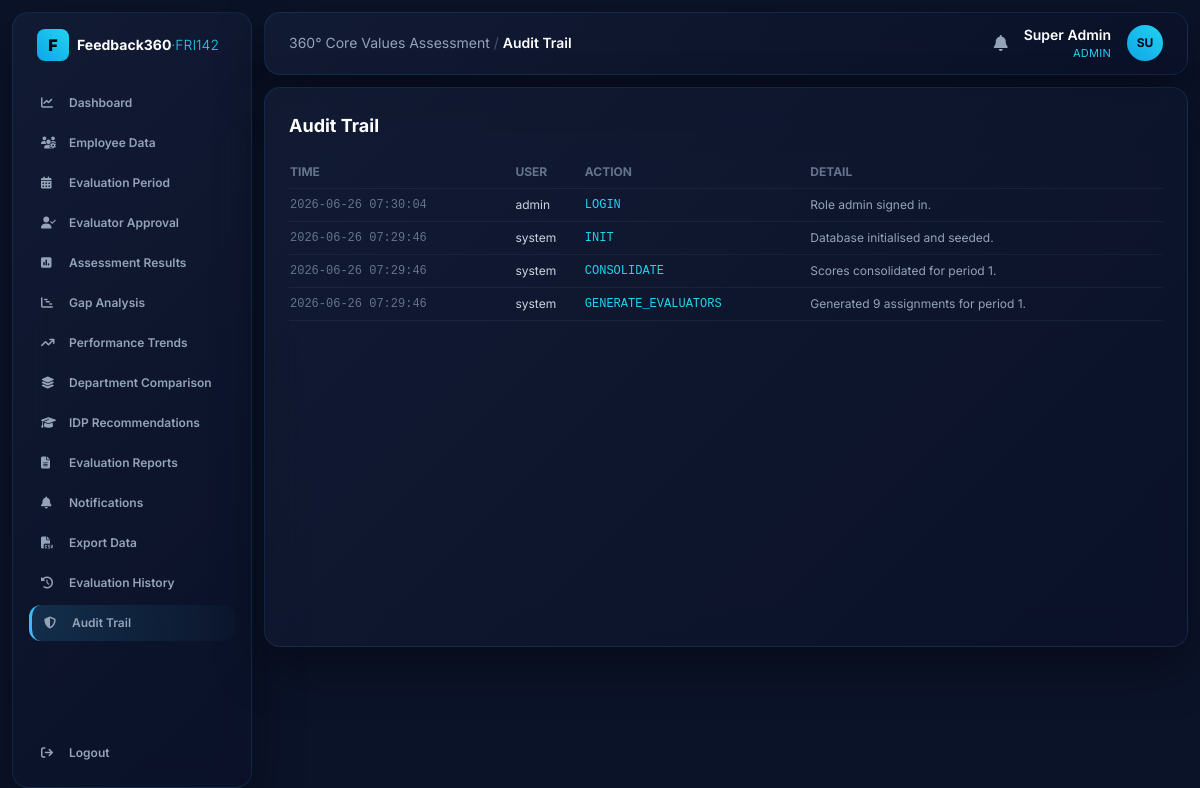
/audit (signed in), run on an earlier commit of the app's database.
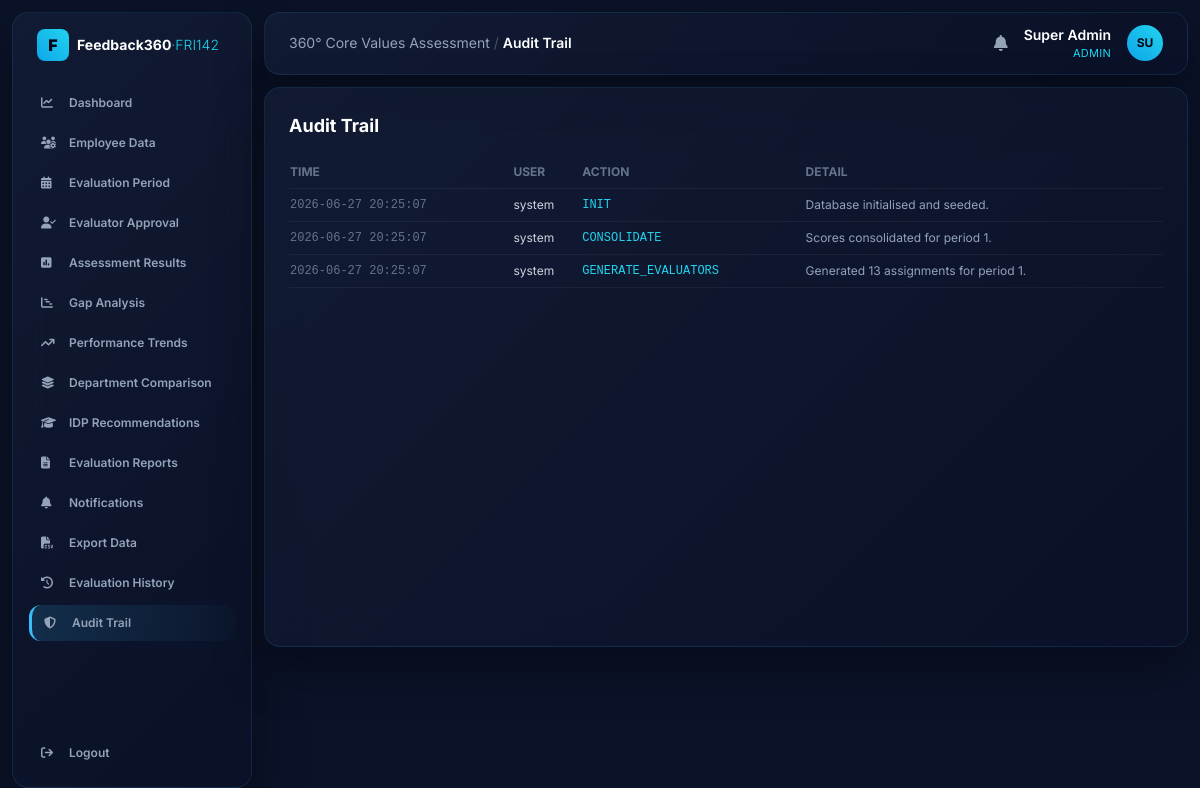
And on a later commit of the database.
### tables this page shows
CREATE TABLE audit (
    id INTEGER PRIMARY KEY AUTOINCREMENT,
    username TEXT,
    action TEXT NOT NULL,
    detail TEXT,
    created_at TEXT
);

### app.py (the view)
@app.route("/audit")
@require("admin", "hr")
def audit():
    rows = g.db.execute("SELECT * FROM audit ORDER BY id DESC LIMIT 200").fetchall()
    return render_template("audit.html", rows=rows)

### app.py (called while the page is built)
@app.before_request
def load_user():
    g.db = get_db()
    g.user = None
    if "uid" in session:
        g.user = g.db.execute(
            "SELECT * FROM users WHERE id=?", (session["uid"],)
        ).fetchone()

def require(*roles):
    def deco(fn):
        @wraps(fn)
        def wrapper(*a, **kw):
            if not g.user:
                return redirect(url_for("login"))
            if roles and g.user["role"] not in roles:
                abort(403)
            return fn(*a, **kw)
        return wrapper
    return deco

@app.context_processor
def inject_globals():
    unread = 0
    if g.get("user"):
        unread = g.db.execute(
            "SELECT COUNT(*) c FROM notifications WHERE is_read=0 AND "
            "(target_role=? OR target_user_id=?)",
            (g.user["role"], g.user["id"]),
        ).fetchone()["c"]
    return dict(user=g.get("user"), VALUES=VALUES, VALUE_LABELS=VALUE_LABELS,
                TARGET=CORPORATE_TARGET, unread=unread)

### database.py (called while the page is built)
def get_db():
    conn = sqlite3.connect(DB_PATH)
    conn.row_factory = sqlite3.Row
    conn.execute("PRAGMA foreign_keys = ON")
    return conn

### templates/audit.html
{% extends "base.html" %}
{% block heading %}Audit Trail{% endblock %}
{% block body %}
<h2 class="text-lg font-bold text-white mb-4">Audit Trail</h2>
<table class="w-full text-xs">
  <thead><tr class="uppercase text-slate-500 text-left border-b border-white/5">
    <th class="py-2">Time</th><th>User</th><th>Action</th><th>Detail</th></tr></thead>
  <tbody>
  {% for r in rows %}
    <tr class="border-b border-white/5">
      <td class="py-2 font-mono text-slate-500">{{ r['created_at'] }}</td>
      <td class="text-slate-300">{{ r['username'] }}</td>
      <td><span class="text-cyan-400 font-mono">{{ r['action'] }}</span></td>
      <td class="text-slate-400">{{ r['detail'] }}</td></tr>
  {% endfor %}
  </tbody>
</table>
{% endblock %}

What changed in the data, as far as the page shows it:
removed audit: created_at "2026-06-26 07:30:04", username "admin", action "LOGIN", detail "Role admin signed in."
changed audit "INIT": created_at "2026-06-26 07:29:46" → "2026-06-27 20:25:07"
changed audit "CONSOLIDATE": created_at "2026-06-26 07:29:46" → "2026-06-27 20:25:07"
changed audit "GENERATE_EVALUATORS": created_at "2026-06-26 07:29:46" → "2026-06-27 20:25:07"; detail "Generated 9 assignments for period 1." → "Generated 13 assignments for period 1."
